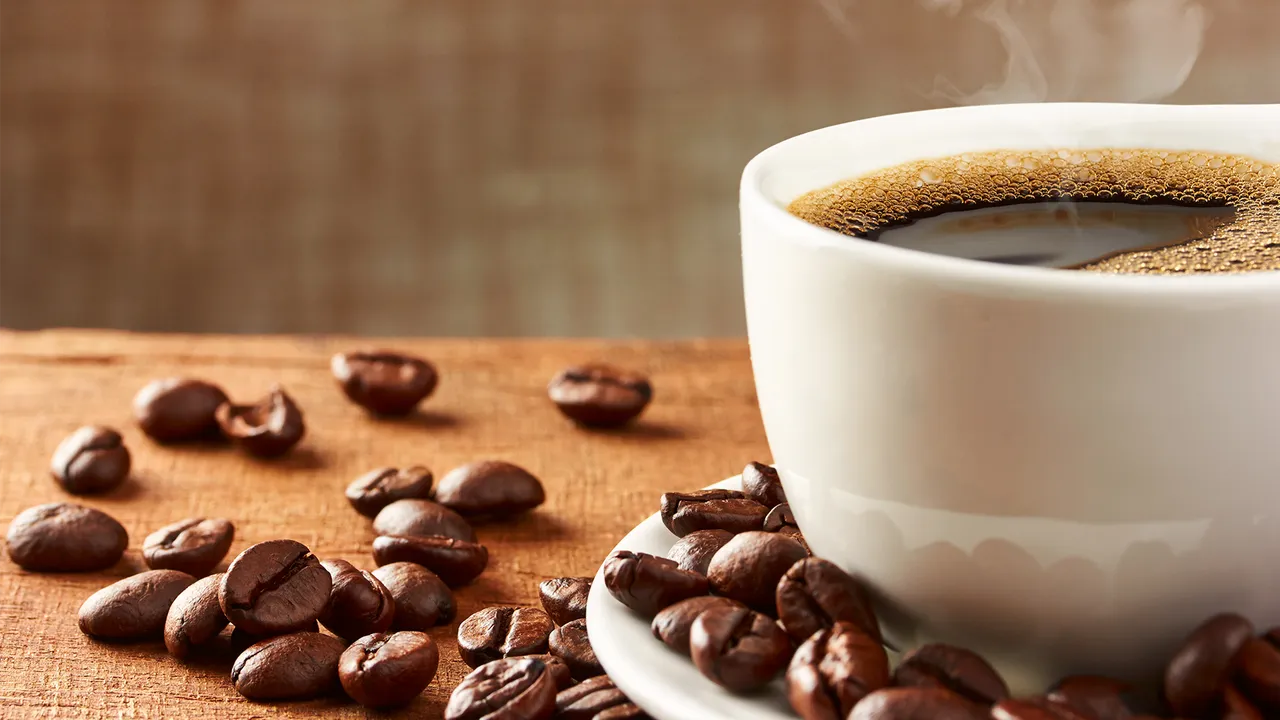
#> input picture Materials/images/coffee.png, 1280 x 720 px, found by its file name
$ python hsv_domain.py
#> lines starting #> are read from the running program, lines starting #| are printed output that depends on the picture
from PIL import Image
import numpy as np
import colorsys


def rgb_to_hsv_arr(img):
    arr = np.array(img) / 255.0
    h, w, _ = arr.shape
    hsv = np.zeros_like(arr)
    for y in range(h):
        for x in range(w):
            r, g, b = arr[y, x]
            hsv[y, x] = colorsys.rgb_to_hsv(r, g, b)
    return hsv


def hsv_to_rgb_arr(hsv):
    h, w, _ = hsv.shape
    rgb = np.zeros_like(hsv)
    for y in range(h):
        for x in range(w):
            r, g, b = colorsys.hsv_to_rgb(*hsv[y, x])
            rgb[y, x] = [r, g, b]
    return (rgb * 255).astype(np.uint8)


def modify_hsv_channel(img_path, channel='S', delta=1, output_img='hsv_modified.png', output_mask='hsv_mask.png'):
    img = Image.open(img_path).convert('RGB')
    hsv = rgb_to_hsv_arr(img)

    channel_idx = {'H': 0, 'S': 1, 'V': 2}[channel]

    mask = np.zeros(hsv.shape, dtype=np.uint8)

    delta_scaled = delta / 255.0

    hsv_mod = hsv.copy()
    hsv_mod[:, :, channel_idx] = np.clip(hsv[:, :, channel_idx] + delta_scaled, 0, 1)

    mask[:, :, channel_idx] = 255 * (hsv_mod[:, :, channel_idx] != hsv[:, :, channel_idx])

    rgb_mod = hsv_to_rgb_arr(hsv_mod)
    Image.fromarray(rgb_mod).save(output_img)

    mask_rgb = np.zeros_like(rgb_mod)
    mask_rgb[:, :, channel_idx] = mask[:, :, channel_idx]
    Image.fromarray(mask_rgb).save(output_mask)

    print(f"Modified {channel} by {delta} levels, saved to {output_img} and mask {output_mask}")


modify_hsv_channel('assets_hsv/coffee.png', channel='S', delta=2, output_img='assets_hsv/coffee_S_mod.png',
                   output_mask='assets_hsv/coffee_S_mask.png')
#> after the loop in rgb_to_hsv_arr, `for y in range(h):`:
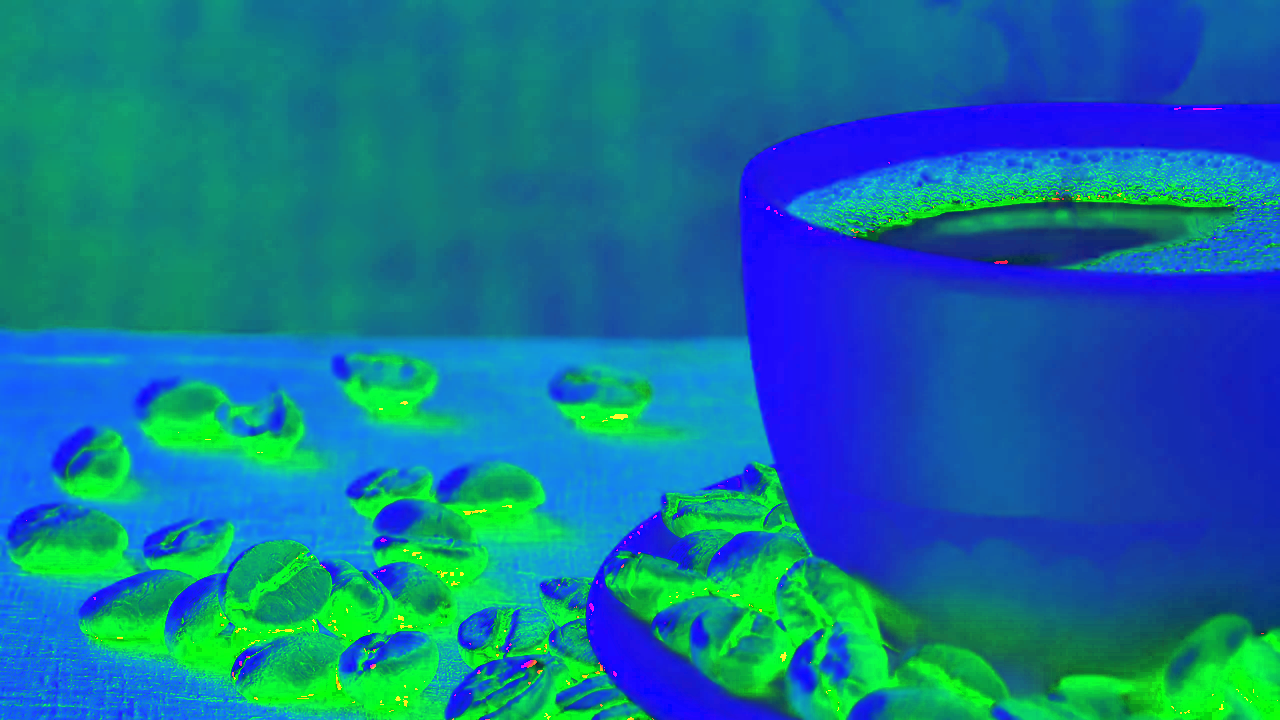
#> hsv: shape (720, 1280, 3) float64; mean R, G, B 0.0754, 0.455, 0.601
#> in modify_hsv_channel, `mask[:, :, channel_idx] = 255 * (hsv_mod[:, :, channel_idx] != hsv[:, ..`:
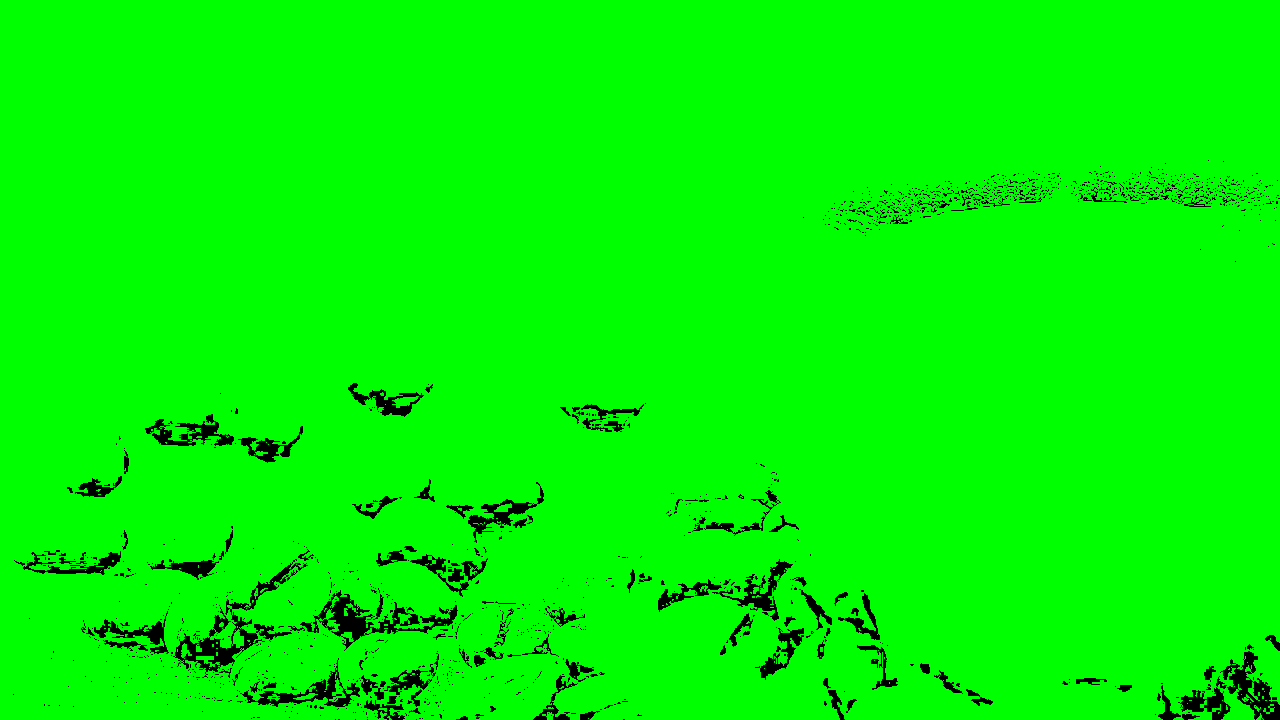
#> mask: shape (720, 1280, 3); mean R, G, B 0, 246.2, 0
modify_hsv_channel('assets_hsv/coffee.png', channel='V', delta=1, output_img='assets_hsv/coffee_V_mod.png',
                   output_mask='assets_hsv/coffee_V_mask.png')
#> call 2 of modify_hsv_channel, with img_path = 'assets_hsv/coffee.png', channel = 'V', delta = 1, output_img = 'assets_hsv/coffee_V_mod.png', output_mask = 'assets_hsv/coffee_V_mask.png'
#> in modify_hsv_channel (call 2), `mask[:, :, channel_idx] = 255 * (hsv_mod[:, :, channel_idx] != hsv[:, ..`:
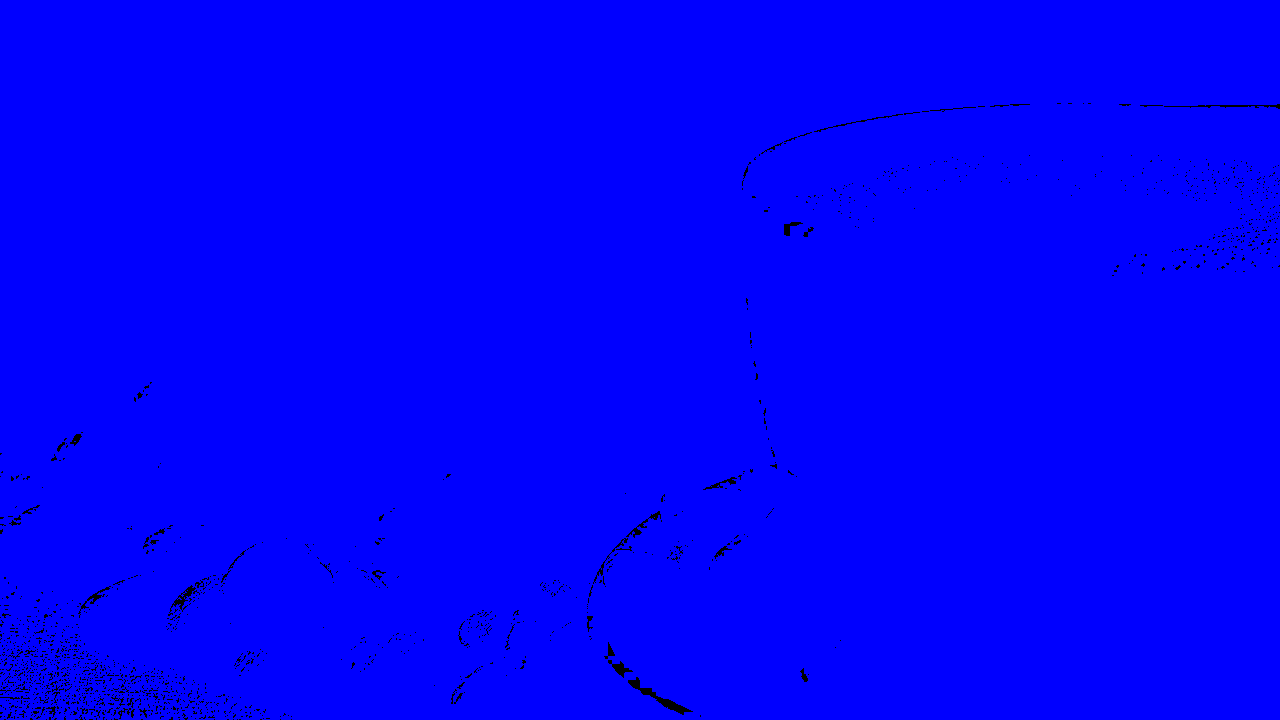
#> mask: shape (720, 1280, 3); mean R, G, B 0, 0, 253
